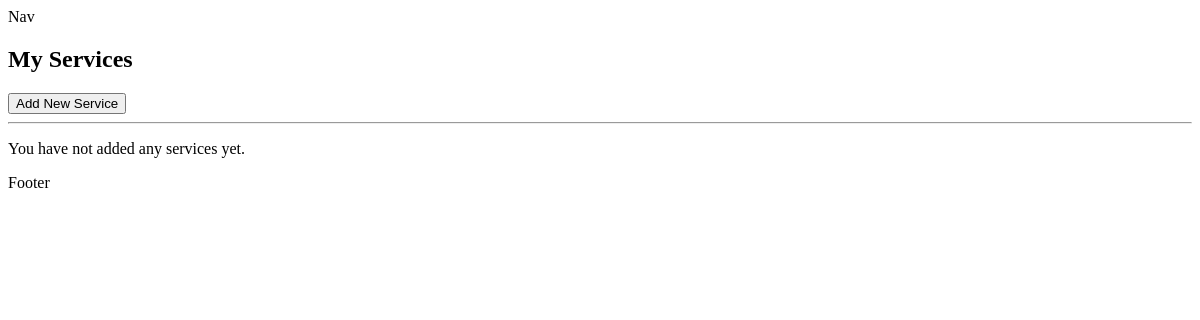
The page /manage_services/ (signed in) on the database as committed earlier.
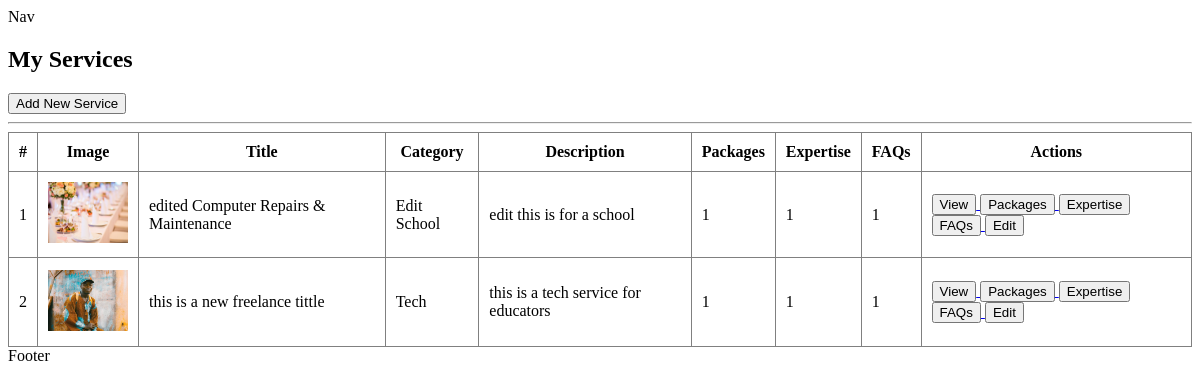
The same page on the database as committed later.
### app_main/models/service.py (models this page shows, shortened)
class Service(models.Model):
    user = models.ForeignKey(User, on_delete=models.CASCADE, related_name='services')
    service_title = models.CharField(max_length=255)
    category = models.CharField(max_length=100)
    service_description = RichTextField(config_name='default')
    service_image = models.ImageField(
        upload_to=service_image_upload_to,
        null=True,
        blank=True
    )
    created_at = models.DateTimeField(auto_now_add=True)

### app_main/views/manage_services.py (the view)
# urls.py: path('manage_services/', views.manage_services, name='manage_services'),
@login_required
def manage_services(request):
    services = Service.objects.filter(user=request.user).order_by('-created_at')
    return render(request, 'service/manage_services.html', {
        'services': services
    })

### app_main/templates/service/manage_services.html
{% extends "layout.html" %} {% block content %}
<h2>My Services</h2>
<a href="{% url 'app_main:service_index' %}">
  <button>Add New Service</button>
</a>
<hr />
{% if services %}
<table
  border="1"
  cellpadding="10"
  cellspacing="0"
  style="width: 100%; border-collapse: collapse"
>
  <thead>
    <tr>
      <th>#</th>
      <th>Image</th>
      <th>Title</th>
      <th>Category</th>
      <th>Description</th>
      <th>Packages</th>
      <th>Expertise</th>
      <th>FAQs</th>
      <th>Actions</th>
    </tr>
  </thead>
  <tbody>
    {% for service in services %}
    <tr>
      <td>{{ forloop.counter }}</td>
      <td>
        {% if service.service_image %}
        <img src="{{ service.service_image.url }}" style="width: 80px" />
        {% else %} No Image {% endif %}
      </td>
      <td>{{ service.service_title }}</td>
      <td>{{ service.category }}</td>
      <td>{{ service.service_description|truncatewords:10|safe }}</td>
      <td>{{ service.packages.count }}</td>
      <td>{{ service.expertises.count }}</td>
      <td>{{ service.faqs.count }}</td>
      <td>
        <a href="{% url 'app_main:service_detail' service.id %}">
          <button>View</button>
        </a>
        <a href="{% url 'app_main:service_packages' service.id %}">
          <button>Packages</button>
        </a>
        <a href="{% url 'app_main:service_expertise' service.id %}">
          <button>Expertise</button>
        </a>
        <a href="{% url 'app_main:service_faqs' service.id %}">
          <button>FAQs</button>
        </a>
        <a href="{% url 'app_main:edit_service' service.id %}">
          <button>Edit</button>
        </a>
      </td>
    </tr>
    {% endfor %}
  </tbody>
</table>
{% else %}
<p>You have not added any services yet.</p>
{% endif %} {% endblock %}

Rows that differ between the two databases and show on the page:
added Service: service_image (picture), service_title "edited Computer Repairs & Maintenance", category "Edit School", service_description "edit this is for a school", packages.count "1", expertises.count "1", faqs.count "1"
added Service: service_image (picture), service_title "this is a new freelance tittle", category "Tech", service_description "this is a tech service for educators", packages.count "1", expertises.count "1", faqs.count "1"
Other text that changed with them:
text no longer shown: "You have not added any services yet."
text now shown: "# Image Title Category Description Packages Expertise FAQs Actions"
